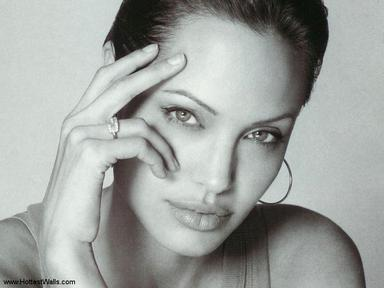
%> input picture aj.jpeg, 384 x 288 px
$ octave filters.m   (GNU Octave 9; MATLAB toolbox functions it lacks are replaced by stand-ins)
%> lines starting %> are read from the running program, lines starting %| are printed output that depends on the picture
%Clear the Console
clc;
%Delete All Memory Variables/Close All Windows
clear all;
close all;

pkg load image;
%{
  Image Filters:
    Simply Filter is used to surpress/remove either high or low frequency
    in the image
    For Ex:
      Smoothing, Sharpen, Enhancing, and Detecting Edges in Images

    We can do all that just by use Kernel Filter (Feature Kernel)

   - Filter is a function that just applied on image.

      Image as input -->  Linear Filter (Kernel) --> Image as Output
%}

%{
  Predefined Filters - which is filter already in MATLAB
   can be directly to images.

   Filters created through fspecial();
   then we can apply imfilter() directly given that filter.

   fspecial() provide serveral of predefined filters.

%}

% reading image
im = imread('aj.jpeg');
%> im is the input picture: size 288x384x3 uint8; mean R, G, B 160.1, 163.7, 160.4

% creating a filter
filter = fspecial('unsharp');


subplot(1,2,1);
imshow(im);
title('Original Image');

% applying filter using imfilter()
im_f = imfilter(im,filter);
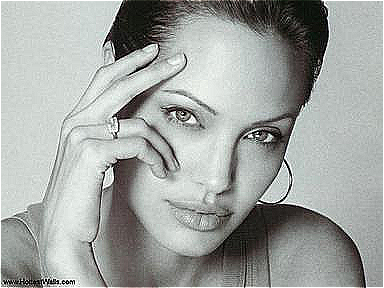
%> im_f: size 288x384x3 uint8; mean R, G, B 161.1, 164.7, 161.4

subplot(1,2,2);
imshow(im_f);
title('Unsharp Filter Image');


% ----------------------------------------------------------

% creating a motion filter
% len, theta as 2rd, 3rd parameter
% len -- linear motion of camera, default = 9
% theta -- degree of direction, default = 0
% default which corresponds to a horizontal motion of nine pixels
filter = fspecial('motion',10,180);

figure;
subplot(1,2,1);
imshow(im);
title('Original Image');

% applying filter using imfilter()
im_f = imfilter(im,filter);
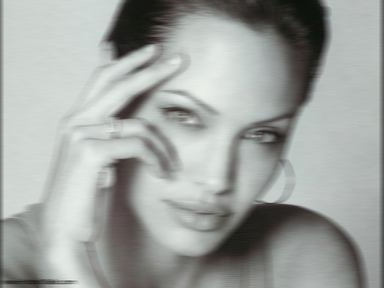
%> im_f: size 288x384x3 uint8; mean R, G, B 158.9, 162.5, 159.3

subplot(1,2,2);
imshow(im_f);
title('Motion Filter Image');

% ----------------------------------------------------------

% creating a disk filter is used to blur image
% accept radius as blur cicle
% defualt is 5
filter = fspecial('disk',2);

figure;
subplot(1,2,1);
imshow(im);
title('Original Image');

% applying filter using imfilter()
im_f = imfilter(im,filter);
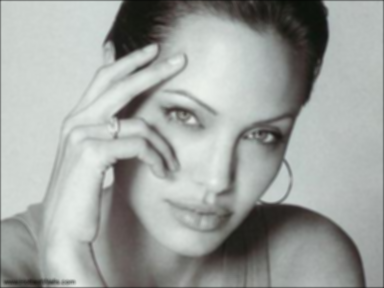
%> im_f: size 288x384x3 uint8; mean R, G, B 159.3, 162.9, 159.7

subplot(1,2,2);
imshow(im_f);
title('Disk (Blur) Filter Image');


% ----------------------------------------------------------

% creating a gaussian filter is used to blur image as well as disk filter do.
% accept horizontal size which is [3 3] defualt
% and  sigma is 0.5 is default
filter = fspecial('gaussian',[6 6],2);

figure;
subplot(1,2,1);
imshow(im);
title('Original Image');

% applying filter using imfilter()
im_f = imfilter(im,filter);

subplot(1,2,2);
imshow(im_f);
title('Gaussian Filter Image');

$ run again, with 1.jpg copied over aj.jpeg
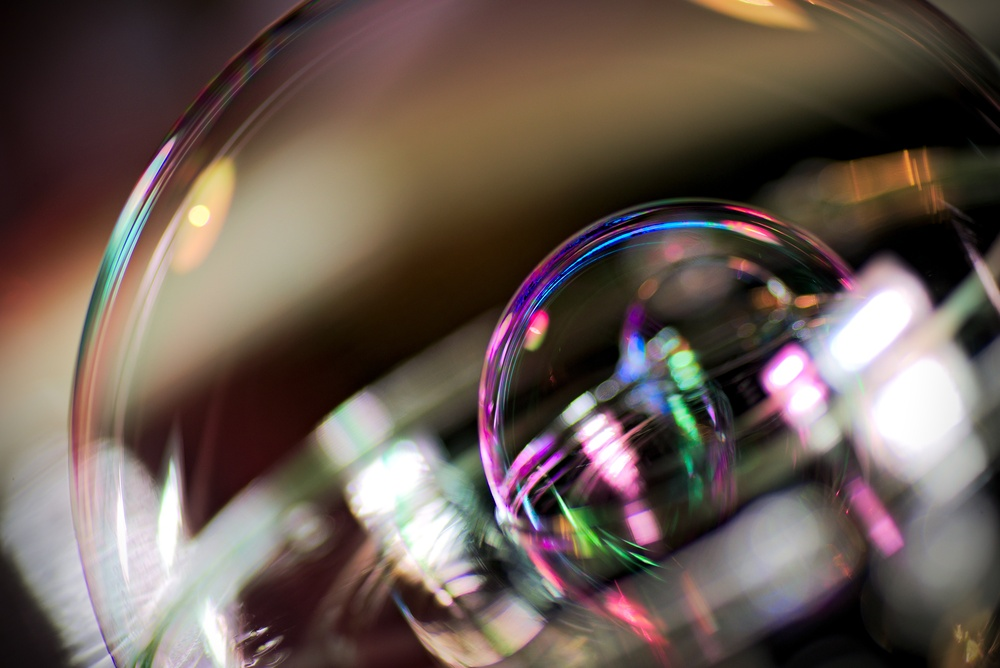
%> input picture 1.jpg, 1000 x 668 px, shrunk from 3000 x 2003 before the run
%> im is the input picture: size 668x1000x3 uint8; mean R, G, B 105.2, 90.1, 82.6
%> `im_f = imfilter(im,filter);`:
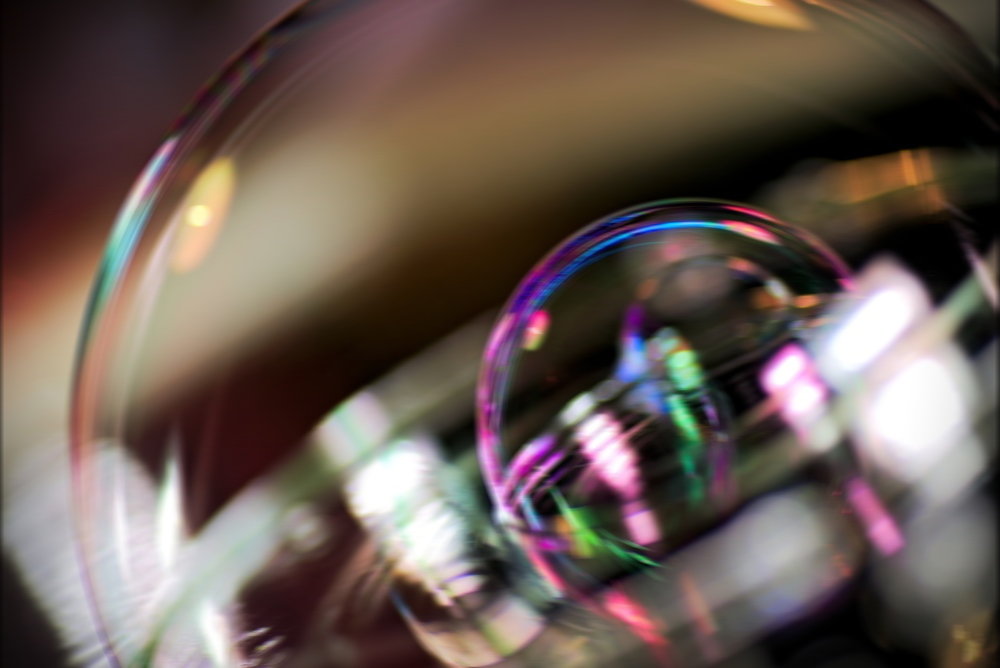
%> im_f: size 668x1000x3 uint8; mean R, G, B 105.1, 90, 82.6
